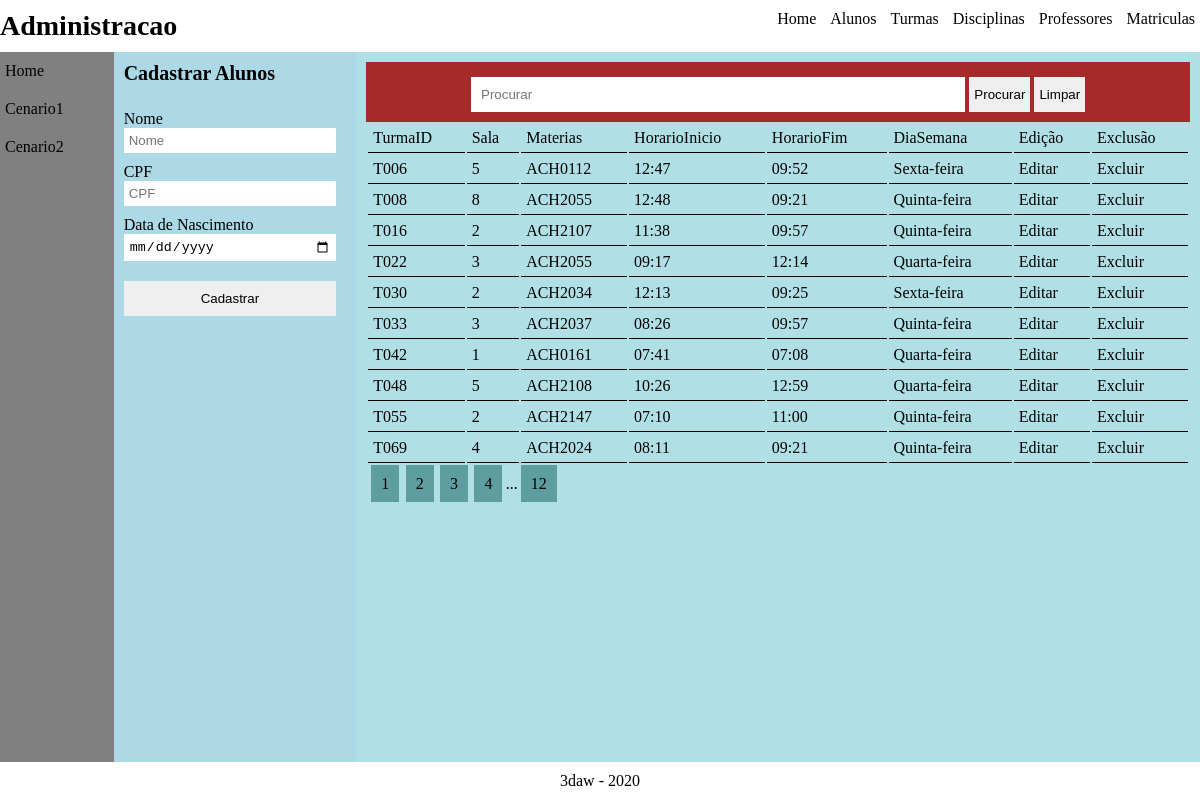
Page /administracao/turmas.php on the committed database.
### tables this page shows
CREATE TABLE IF NOT EXISTS Turmas (

    TurmaID VARCHAR(5) UNIQUE NOT NULL,
    Sala INT NOT NULL,
    Materias VARCHAR(7) NOT NULL,
    HorarioInicio VARCHAR(6) NOT NULL,
    HorarioFim VARCHAR(6) NOT NULL,
    DiaSemana ENUM ('Segunda-feira', 'Terça-Feira', 'Quarta-feira', 'Quinta-feira', 'Sexta-feira', 'Sábado', 'Domingo') DEFAULT 'Domingo',
    INDEX(Materias),
    FOREIGN KEy (Materias) REFERENCES Disciplinas(Disciplina)
);

### administracao/controller/ctrl_turmas.php (called while the page is built, shortened)
<?php
    require_once "tabelas/TTurmas.php";
    require_once "tabelas/Tabela.php";
    $turmas = new Turmas();
    if( isset($_GET["procurando"]) and $_GET["procurando"] != ""  )
    {
        $consultatabela = $turmas->procurar($_GET["procurando"]);
        $tabela = new Tabela( $consultatabela );
        $consulta = $tabela->exibir();
    }
    else{
        $consultatabela = $turmas->exibir_turmas();
        $tabela = new Tabela( $consultatabela );
    }
?>

### administracao/tabelas/TTurmas.php (called while the page is built, shortened)
<?php
   class Turmas{
      private $host = "localhost";
      private $user = "root";
      private $password = "823543";
      private $database = "3dawdb";
      private $error = "";
      private $conn;
      public function __construct(){
         try{
            $conn = new mysqli($this->host, $this->user, $this->password, $this->database);
            $this->conn = $conn;
         }
         catch(Exception $e){
            $this->error .= $e->getMessage();
         }
      }
      private function select( $args , $matricula ){
         if($args == ""){
            $sql = "SELECT * FROM turmas";
            $result = $this->conn->query( $sql );
            if($result->num_rows > 0){
               $consulta = array();
               while($row = $result->fetch_array(MYSQLI_ASSOC)){
                  array_push( $consulta, $row);
               }
               return $consulta;
            }
            else{
               return "Nenhum dado ainda";
            }
         }
      }
      public function exibir_turmas(){
         return $this->select("", "");
      }
   }
?>

### administracao/tabelas/Tabela.php (the view, shortened to what this page needs)
<?php
class Tabela{
    public function __construct( $array ){
        $table = "<table id='tabela' >";
        if(is_array($array))
        {
            $table .= "<thead><tr>";
            $thead = array_keys($array[0]);
            foreach($thead as $title){
                $table .= "<td>{$title}</td>";
            }
            $table .= "<td>Edição</td><td>Exclusão</td>";
            $table .= "</tr></thead>";
            $table .= "<tbody>";
            for($i = 0; $i < count($array); $i++){
                $keys = array_keys($array[$i]);
                $table.= "<tr>";
                foreach($keys as $key){
                    $table .= "<td>". $array[$i][$key] ."</td>";
                }
                $table .= "<td><a href='alunos.php?editar={$array[$i][ array_key_first($array[0]) ]}'>Editar</a></td>";
                $table .= "<td><a href='alunos.php?excluir={$array[$i][ array_key_first($array[0]) ]}'>Excluir</a></td>";
                $table.= "</tr>";
            }
            $table .= "</tbody>";
            $table .= "</table>";
        }
    }
}
?>

### administracao/css/style.css (style rules this page uses)
* { margin: 0; padding: 0; border: none; outline: none; }
body, html { width: 100%; height: 100%; box-sizing: border-box; }
a { text-decoration: none; color: black; }
table tr td { padding: 5px; border-bottom: solid 1px black; }

### rows in the picture
turmas: TurmaID "T006", Sala "5", Materias "ACH0112", HorarioInicio "12:47", HorarioFim "09:52", DiaSemana "Sexta-feira"
turmas: TurmaID "T008", Sala "8", Materias "ACH2055", HorarioInicio "12:48", HorarioFim "09:21", DiaSemana "Quinta-feira"
turmas: TurmaID "T016", Sala "2", Materias "ACH2107", HorarioInicio "11:38", HorarioFim "09:57", DiaSemana "Quinta-feira"
turmas: TurmaID "T022", Sala "3", Materias "ACH2055", HorarioInicio "09:17", HorarioFim "12:14", DiaSemana "Quarta-feira"
turmas: TurmaID "T030", Sala "2", Materias "ACH2034", HorarioInicio "12:13", HorarioFim "09:25", DiaSemana "Sexta-feira"
turmas: TurmaID "T033", Sala "3", Materias "ACH2037", HorarioInicio "08:26", HorarioFim "09:57", DiaSemana "Quinta-feira"
turmas: TurmaID "T042", Sala "1", Materias "ACH0161", HorarioInicio "07:41", HorarioFim "07:08", DiaSemana "Quarta-feira"
turmas: TurmaID "T048", Sala "5", Materias "ACH2108", HorarioInicio "10:26", HorarioFim "12:59", DiaSemana "Quarta-feira"
turmas: TurmaID "T055", Sala "2", Materias "ACH2147", HorarioInicio "07:10", HorarioFim "11:00", DiaSemana "Quinta-feira"
turmas: TurmaID "T069", Sala "4", Materias "ACH2024", HorarioInicio "08:11", HorarioFim "09:21", DiaSemana "Quinta-feira"

### other values in the picture
$confirma "Cadastrar"
$title "TurmaID"
$title "Sala"
$title "Materias"
$title "HorarioInicio"
$title "HorarioFim"
$title "DiaSemana"
